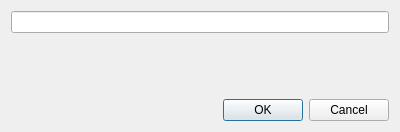
<?xml version="1.0" encoding="UTF-8"?>
<ui version="4.0">
 <class>QuickApiDialogBase</class>
 <widget class="QDialog" name="QuickApiDialogBase">
  <property name="geometry">
   <rect>
    <x>0</x>
    <y>0</y>
    <width>400</width>
    <height>132</height>
   </rect>
  </property>
  <property name="windowTitle">
   <string>Quick API</string>
  </property>
  <layout class="QVBoxLayout" name="verticalLayout">
   <item>
    <widget class="QgsFilterLineEdit" name="lineedit_xy">
     <property name="qgisRelation" stdset="0">
      <string notr="true"/>
     </property>
    </widget>
   </item>
   <item>
    <widget class="QgsProjectionSelectionWidget" name="crs_input"/>
   </item>
   <item>
    <widget class="QDialogButtonBox" name="button_box">
     <property name="orientation">
      <enum>Qt::Horizontal</enum>
     </property>
     <property name="standardButtons">
      <set>QDialogButtonBox::Cancel|QDialogButtonBox::Ok</set>
     </property>
    </widget>
   </item>
  </layout>
 </widget>
 <customwidgets>
  <customwidget>
   <class>QgsFilterLineEdit</class>
   <extends>QLineEdit</extends>
   <header>qgsfilterlineedit.h</header>
  </customwidget>
  <customwidget>
   <class>QgsProjectionSelectionWidget</class>
   <extends>QWidget</extends>
   <header>qgsprojectionselectionwidget.h</header>
  </customwidget>
 </customwidgets>
 <resources/>
 <connections>
  <connection>
   <sender>button_box</sender>
   <signal>accepted()</signal>
   <receiver>QuickApiDialogBase</receiver>
   <slot>accept()</slot>
   <hints>
    <hint type="sourcelabel">
     <x>20</x>
     <y>20</y>
    </hint>
    <hint type="destinationlabel">
     <x>20</x>
     <y>20</y>
    </hint>
   </hints>
  </connection>
  <connection>
   <sender>button_box</sender>
   <signal>rejected()</signal>
   <receiver>QuickApiDialogBase</receiver>
   <slot>reject()</slot>
   <hints>
    <hint type="sourcelabel">
     <x>20</x>
     <y>20</y>
    </hint>
    <hint type="destinationlabel">
     <x>20</x>
     <y>20</y>
    </hint>
   </hints>
  </connection>
 </connections>
</ui>
